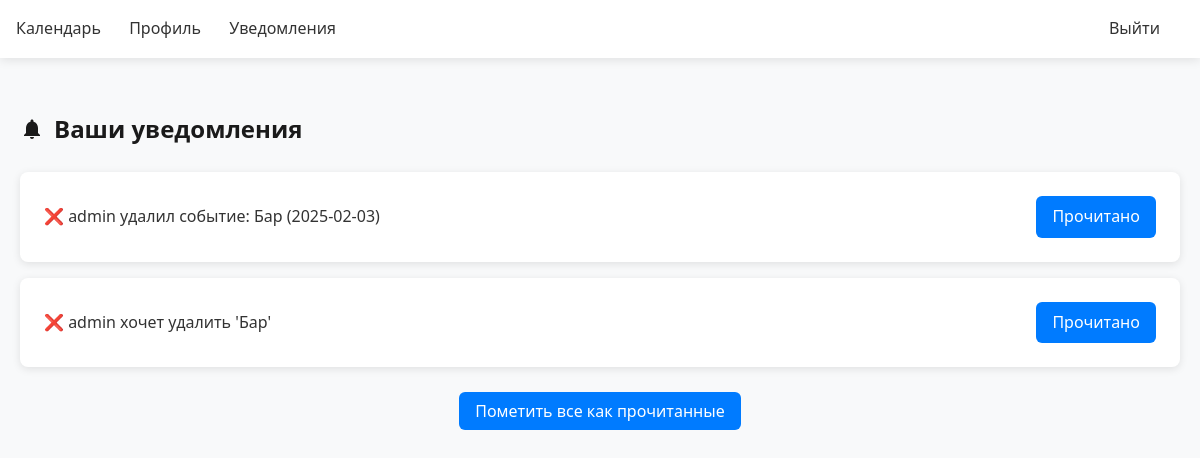
Page /notifications (signed in) on the committed database.
### tables this page shows
CREATE TABLE notifications (
    id INTEGER PRIMARY KEY AUTOINCREMENT,
    user TEXT NOT NULL,
    message TEXT NOT NULL,
    event_id INTEGER,
    is_read INTEGER DEFAULT 0,
    FOREIGN KEY (event_id) REFERENCES events(event_id)
);

### main.py (the view)
@app.route('/notifications')
def notifications():
    if 'user' not in session:
        return redirect(url_for('form_authorization'))
    user = session['user']
    with sqlite3.connect('main.db') as db_lp:
        cursor_db = db_lp.cursor()
        cursor_db.execute("SELECT id, message FROM notifications WHERE user = ? AND is_read = 0", (user,))
        notifications = cursor_db.fetchall()
    return render_template('notifications.html', notifications=notifications)

### templates/notifications.html (shortened to what this page needs)
<!DOCTYPE html>
<html lang="ru">
<head>
</head>
<body>
    <div class="nav-menu">
        <div>
            <a href="/calendar">Календарь</a>
            <a href="/profile">Профиль</a>
            <a href="/notifications">Уведомления</a>
        </div>
        <div>
            <a href="/logout">Выйти</a>
        </div>
    </div>
    <div class="container">
        <h2>
            <svg class="bell-icon" viewBox="0 0 24 24" fill="currentColor">
                <path d="M12 22c1.1 0 2-.9 2-2h-4c0 1.1.9 2 2 2zm6-6v-5c0-3.07-1.64-5.64-4.5-6.32V4c0-.83-.67-1.5-1.5-1.5s-1.5.67-1.5 1.5v.68C7.63 5.36 6 7.92 6 11v5l-2 2v1h16v-1l-2-2z"/>
            </svg>
            Ваши уведомления
        </h2>
        {% if notifications %}
            <ul class="notification-list">
                {% for notification in notifications %}
                    <li class="notification-item">
                        <div class="notification-content">
                            {{ notification[1] }}
                        </div>
                        <div class="notification-actions">
                            <a href="/mark_read/{{ notification[0] }}" class="btn btn-primary">
                                Прочитано
                            </a>
                        </div>
                    </li>
                {% endfor %}
            </ul>
            <div style="margin-top: 2rem; text-align: center;">
                <a href="/mark_all_read" class="btn btn-primary">
                    Пометить все как прочитанные
                </a>
            </div>
        {% endif %}
    </div>
</body>
</html>

### templates/notifications.html (style rules this page uses)
* { box-sizing: border-box; margin: 0; padding: 0; font-family: 'Segoe UI', system-ui, sans-serif; }
body { background: #f8f9fa; color: #333; line-height: 1.6; }
.nav-menu { background: white; padding: 1rem; box-shadow: 0 2px 10px rgba(0,0,0,0.1); display: flex; justify-content: space-between; align-items: center; }
.nav-menu a { margin-right: 1.5rem; text-decoration: none; color: #333; font-weight: 500; }
.container { max-width: 1200px; margin: 2rem auto; padding: 20px; }
h2 { color: #1a1a1a; margin-bottom: 1.5rem; display: flex; align-items: center; gap: 10px; }
.notification-list { list-style: none; padding: 0; }
.notification-item { background: white; padding: 1.5rem; margin-bottom: 1rem; border-radius: 8px; box-shadow: 0 2px 8px rgba(0,0,0,0.1); display: flex; justify-content: space-between; align-items: center; transition: transform 0.2s ease; }
.notification-content { flex-grow: 1; margin-right: 1.5rem; }
.notification-actions { display: flex; gap: 10px; }
.btn { padding: 0.5rem 1rem; border: none; border-radius: 6px; cursor: pointer; font-weight: 500; transition: all 0.3s ease; text-decoration: none; }
.btn-primary { background: #007BFF; color: white; }
.bell-icon { width: 24px; height: 24px; }

### rows in the picture
notifications: message "❌ admin удалил событие: Бар (2025-02-03)"
notifications: message "❌ admin хочет удалить 'Бар'"
